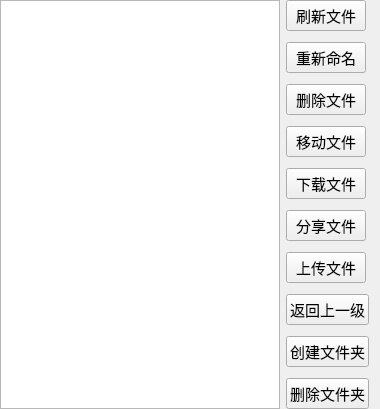
<?xml version="1.0" encoding="UTF-8"?>
<ui version="4.0">
 <class>File</class>
 <widget class="QWidget" name="File">
  <property name="geometry">
   <rect>
    <x>0</x>
    <y>0</y>
    <width>380</width>
    <height>379</height>
   </rect>
  </property>
  <property name="windowTitle">
   <string>Form</string>
  </property>
  <layout class="QHBoxLayout" name="horizontalLayout">
   <property name="leftMargin">
    <number>0</number>
   </property>
   <property name="topMargin">
    <number>0</number>
   </property>
   <property name="bottomMargin">
    <number>0</number>
   </property>
   <item>
    <widget class="QListWidget" name="listWidget"/>
   </item>
   <item>
    <layout class="QFormLayout" name="formLayout">
     <property name="verticalSpacing">
      <number>11</number>
     </property>
     <item row="0" column="0">
      <widget class="QPushButton" name="flushFile_PB">
       <property name="sizePolicy">
        <sizepolicy hsizetype="Minimum" vsizetype="Expanding">
         <horstretch>0</horstretch>
         <verstretch>0</verstretch>
        </sizepolicy>
       </property>
       <property name="font">
        <font>
         <family>Agency FB</family>
         <pointsize>11</pointsize>
        </font>
       </property>
       <property name="text">
        <string>刷新文件</string>
       </property>
      </widget>
     </item>
     <item row="1" column="0">
      <widget class="QPushButton" name="rename_PB">
       <property name="sizePolicy">
        <sizepolicy hsizetype="Minimum" vsizetype="Expanding">
         <horstretch>0</horstretch>
         <verstretch>0</verstretch>
        </sizepolicy>
       </property>
       <property name="font">
        <font>
         <family>Agency FB</family>
         <pointsize>11</pointsize>
        </font>
       </property>
       <property name="text">
        <string>重新命名</string>
       </property>
      </widget>
     </item>
     <item row="2" column="0">
      <widget class="QPushButton" name="delFile_PB">
       <property name="sizePolicy">
        <sizepolicy hsizetype="Minimum" vsizetype="Expanding">
         <horstretch>0</horstretch>
         <verstretch>0</verstretch>
        </sizepolicy>
       </property>
       <property name="font">
        <font>
         <family>Agency FB</family>
         <pointsize>11</pointsize>
        </font>
       </property>
       <property name="text">
        <string>删除文件</string>
       </property>
      </widget>
     </item>
     <item row="3" column="0">
      <widget class="QPushButton" name="mvFile_PB">
       <property name="sizePolicy">
        <sizepolicy hsizetype="Minimum" vsizetype="Expanding">
         <horstretch>0</horstretch>
         <verstretch>0</verstretch>
        </sizepolicy>
       </property>
       <property name="font">
        <font>
         <family>Agency FB</family>
         <pointsize>11</pointsize>
        </font>
       </property>
       <property name="text">
        <string>移动文件</string>
       </property>
      </widget>
     </item>
     <item row="4" column="0">
      <widget class="QPushButton" name="downloadFile_PB">
       <property name="sizePolicy">
        <sizepolicy hsizetype="Minimum" vsizetype="Expanding">
         <horstretch>0</horstretch>
         <verstretch>0</verstretch>
        </sizepolicy>
       </property>
       <property name="font">
        <font>
         <family>Agency FB</family>
         <pointsize>11</pointsize>
        </font>
       </property>
       <property name="text">
        <string>下载文件</string>
       </property>
      </widget>
     </item>
     <item row="5" column="0">
      <widget class="QPushButton" name="shareFile_PB">
       <property name="sizePolicy">
        <sizepolicy hsizetype="Minimum" vsizetype="Expanding">
         <horstretch>0</horstretch>
         <verstretch>0</verstretch>
        </sizepolicy>
       </property>
       <property name="font">
        <font>
         <family>Agency FB</family>
         <pointsize>11</pointsize>
        </font>
       </property>
       <property name="text">
        <string>分享文件</string>
       </property>
      </widget>
     </item>
     <item row="6" column="0">
      <widget class="QPushButton" name="uploadFile_PB">
       <property name="sizePolicy">
        <sizepolicy hsizetype="Minimum" vsizetype="Expanding">
         <horstretch>0</horstretch>
         <verstretch>0</verstretch>
        </sizepolicy>
       </property>
       <property name="font">
        <font>
         <family>Agency FB</family>
         <pointsize>11</pointsize>
        </font>
       </property>
       <property name="text">
        <string>上传文件</string>
       </property>
      </widget>
     </item>
     <item row="7" column="0">
      <widget class="QPushButton" name="return_PB">
       <property name="sizePolicy">
        <sizepolicy hsizetype="Minimum" vsizetype="Expanding">
         <horstretch>0</horstretch>
         <verstretch>0</verstretch>
        </sizepolicy>
       </property>
       <property name="font">
        <font>
         <family>Agency FB</family>
         <pointsize>11</pointsize>
        </font>
       </property>
       <property name="text">
        <string>返回上一级</string>
       </property>
      </widget>
     </item>
     <item row="8" column="0">
      <widget class="QPushButton" name="mkdir_PB">
       <property name="sizePolicy">
        <sizepolicy hsizetype="Minimum" vsizetype="Expanding">
         <horstretch>0</horstretch>
         <verstretch>0</verstretch>
        </sizepolicy>
       </property>
       <property name="font">
        <font>
         <family>Agency FB</family>
         <pointsize>11</pointsize>
        </font>
       </property>
       <property name="text">
        <string>创建文件夹</string>
       </property>
      </widget>
     </item>
     <item row="9" column="0">
      <widget class="QPushButton" name="deldir_PB">
       <property name="sizePolicy">
        <sizepolicy hsizetype="Minimum" vsizetype="Expanding">
         <horstretch>0</horstretch>
         <verstretch>0</verstretch>
        </sizepolicy>
       </property>
       <property name="font">
        <font>
         <family>Agency FB</family>
         <pointsize>11</pointsize>
        </font>
       </property>
       <property name="text">
        <string>删除文件夹</string>
       </property>
      </widget>
     </item>
    </layout>
   </item>
  </layout>
 </widget>
 <resources/>
 <connections/>
</ui>
